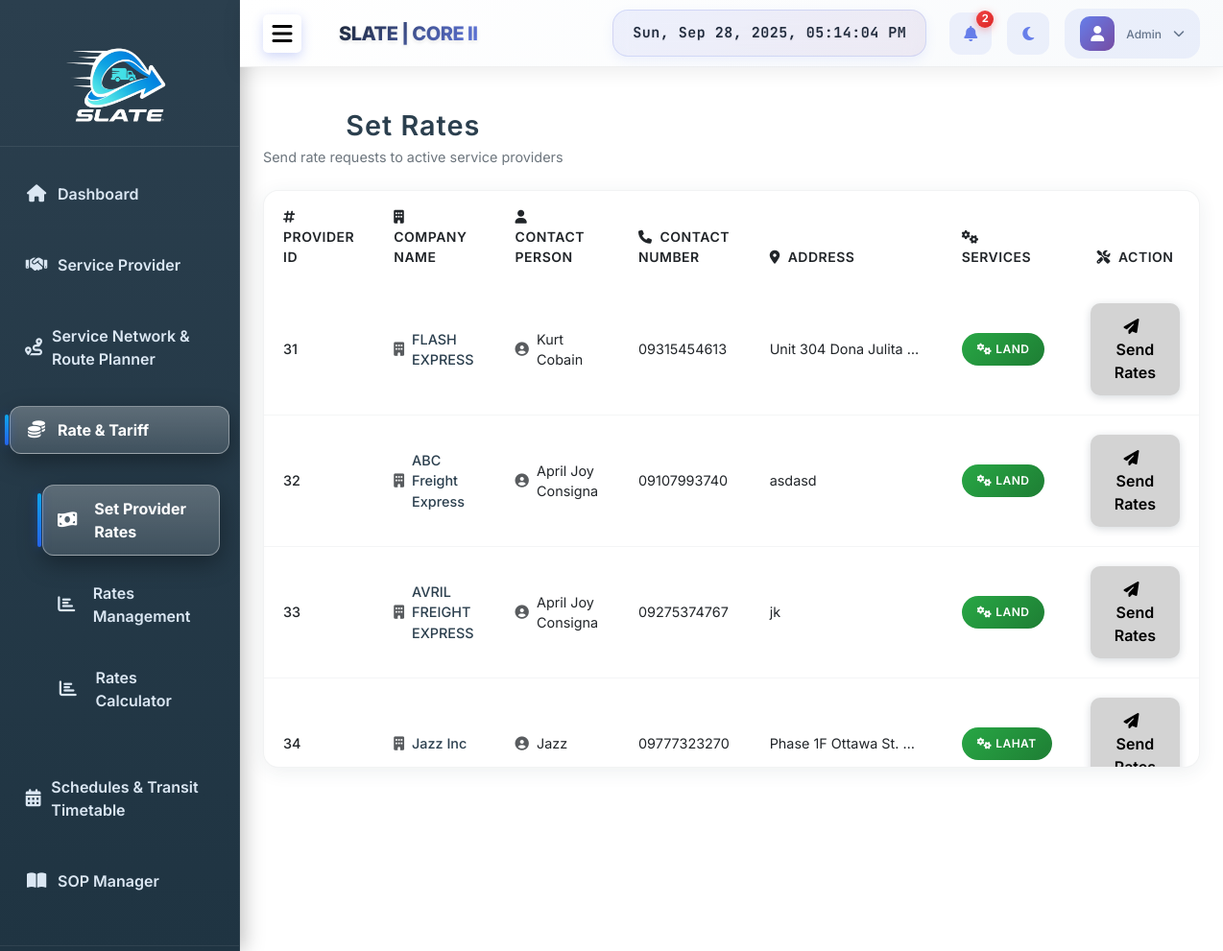
The app's page /admin/set_tariffs.php (signed in) with its own data.
### tables this page shows
CREATE TABLE IF NOT EXISTS `active_service_provider` (
  `provider_id` int NOT NULL AUTO_INCREMENT,
  `company_name` varchar(255) NOT NULL,
  `email` varchar(255) NOT NULL,
  `password` varchar(255) NOT NULL,
  `account_type` int NOT NULL DEFAULT '3',
  `contact_person` varchar(255) DEFAULT NULL,
  `contact_number` varchar(50) DEFAULT NULL,
  `address` text,
  `services` text,
  `iso_certified` enum('yes','no') DEFAULT NULL,
  `business_permit` varchar(255) DEFAULT NULL,
  `company_profile` varchar(255) DEFAULT NULL,
  `date_approved` datetime DEFAULT CURRENT_TIMESTAMP,
  `status` varchar(255) NOT NULL DEFAULT 'Active',
  PRIMARY KEY (`provider_id`)
);

### admin/set_tariffs.php (the view, shortened to what this page needs)
<?php
include('header.php');
include('sidebar.php');
include('navbar.php');
include('../connect.php');
?>
<link rel="stylesheet" href="modern-table-styles.css">
<div class="content p-4">
    <div class="modern-header d-flex justify-content-between align-items-center mb-4">
        <div>
            <h3 class="mb-1">Set Rates</h3>
            <p>Send rate requests to active service providers</p>
        </div>
    </div>
    <div class="modern-table-container">
        <div class="table-responsive">
            <table class="table modern-table">
                <thead>
                    <tr>
                        <th><i class="fas fa-hashtag me-2"></i>Provider ID</th>
                        <th><i class="fas fa-building me-2"></i>Company Name</th>
                        <th><i class="fas fa-user me-2"></i>Contact Person</th>
                        <th><i class="fas fa-phone me-2"></i>Contact Number</th>
                        <th><i class="fas fa-map-marker-alt me-2"></i>Address</th>
                        <th><i class="fas fa-cogs me-2"></i>Services</th>
                        <th class="text-center"><i class="fas fa-tools me-2"></i>Action</th>
                    </tr>
                </thead>
    <tbody>
      <?php
        $sql = "SELECT provider_id, company_name, contact_person, contact_number, address, services
                FROM active_service_provider";
        $result = $conn->query($sql);
        if ($result && $result->num_rows > 0) {
          while ($row = $result->fetch_assoc()) {
            $providerId = $row['provider_id'];
            ?>
            <tr class="modern-table-row">
              <td><span class="fw-medium"><?php echo $row['provider_id']; ?></span></td>
              <td>
                  <div class="company-name">
                      <i class="fas fa-building me-2 text-muted"></i>
                      <span class="fw-medium"><?php echo htmlspecialchars($row['company_name']); ?></span>
                  </div>
              </td>
              <td>
                  <div class="contact-info">
                      <i class="fas fa-user-circle me-2 text-muted"></i>
                      <span><?php echo htmlspecialchars($row['contact_person']); ?></span>
                  </div>
              </td>
              <td><?php echo htmlspecialchars($row['contact_number']); ?></td>
              <td class="text-truncate" style="max-width: 200px;" title="<?php echo htmlspecialchars($row['address']); ?>">
                  <?php echo htmlspecialchars($row['address']); ?>
              </td>
              <td>
                  <span class="modern-badge badge-service-provider">
                      <i class="fas fa-cogs me-1"></i>
                      <?php echo htmlspecialchars($row['services']); ?>
                  </span>
              </td>
              <td class="text-center">
                  <button class="btn btn-modern-primary" data-bs-toggle="modal" data-bs-target="#sendRatesModal<?php echo $providerId; ?>" title="Send Rate Request">
                      <i class="fas fa-paper-plane me-2"></i>Send Rates
                  </button>
              </td>
            </tr>
            <?php
          }
        }
      ?>
            </tbody>
            </table>
        </div>
    </div>
</div>
<?php include('footer.php'); ?>

### admin/styles1.css (style rules this page uses)
* { margin: 0; padding: 0; box-sizing: border-box; }
body { display: flex; font-family: 'Inter', -apple-system, BlinkMacSystemFont, 'Segoe UI', Roboto, sans-serif; }
.content { margin-left: 250px; margin-top: 90px; padding: 20px; flex-grow: 1; transition: margin-left 0.3s ease; }
.content h3 { text-align: center; font-weight: 700; font-size: clamp(1.2rem, 2vw + 0.5rem, 1.8rem); padding: 0; border-radius: 0; background: transparent; color: inherit; box-shadow: none; letter-spacing: 1px; }
body, .sidebar, .navbar, .content, form, input, select, textarea, button { transition: background-color 0.4s ease, color 0.4s ease, border-color 0.4s ease; }

### admin/modern-table-styles.css (style rules this page uses)
.modern-table-container { background: #fff; border-radius: 16px; box-shadow: 0 4px 20px rgba(43, 63, 78, 0.08); overflow: hidden; border: 1px solid rgba(43, 63, 78, 0.06); margin-bottom: 2rem; }
.modern-table { margin-bottom: 0; border: none; }
.modern-table thead { background: linear-gradient(135deg, #2b3f4e 0%, #1f3442 100%); color: #fff; }
.modern-table thead th { border: none; padding: 1rem 1.25rem; font-weight: 600; font-size: 0.875rem; text-transform: uppercase; letter-spacing: 0.5px; border-bottom: 2px solid rgba(255,255,255,0.1); }
.modern-table tbody tr { border-bottom: 1px solid rgba(43, 63, 78, 0.05); transition: all 0.3s ease; }
.modern-table tbody td { padding: 1.25rem; vertical-align: middle; border: none; font-size: 0.9rem; }
.modern-header { margin-bottom: 2rem; }
.modern-header h3, .modern-header h4 { color: #2b3f4e; font-weight: 600; margin-bottom: 0.5rem; }
.modern-header p { color: #6c757d; margin-bottom: 0; font-size: 0.9rem; }
.btn-modern-primary { background: lightgrey; border: none; color: black; padding: 0.75rem 1.5rem; border-radius: 10px; font-weight: 600; transition: all 0.3s ease; box-shadow: 0 2px 8px rgba(43, 63, 78, 0.2); }
.modern-badge { padding: 0.5rem 1rem; border-radius: 20px; font-size: 0.75rem; font-weight: 600; text-transform: uppercase; letter-spacing: 0.5px; display: inline-flex; align-items: center; }
.badge-service-provider { background: linear-gradient(135deg, #28a745, #1e7e34); color: white; }
.user-email, .company-name, .contact-info { display: flex; align-items: center; }
.user-email .fw-medium, .company-name .fw-medium, .contact-info .fw-medium { color: #2b3f4e; font-weight: 500; }
.table-responsive { border-radius: 16px; max-height: 600px; overflow-y: auto; }

### records on screen
active_service_provider: provider_id "31", company_name "FLASH EXPRESS", contact_person "Kurt Cobain", contact_number "09315454613", address "Unit 304 Dona Julita…", services "LAND"
active_service_provider: provider_id "32", company_name "ABC Freight Express", contact_person "April Joy Consigna", contact_number "09107993740", address "asdasd", services "LAND"
active_service_provider: provider_id "33", company_name "AVRIL FREIGHT EXPRESS", contact_person "April Joy Consigna", contact_number "09275374767", address "jk", services "LAND"
active_service_provider: provider_id "34", company_name "Jazz Inc", contact_person "Jazz", contact_number "09777323270", address "Phase 1F Ottawa St.…", services "LAHAT"

### other values on screen
$notifCount "2"
